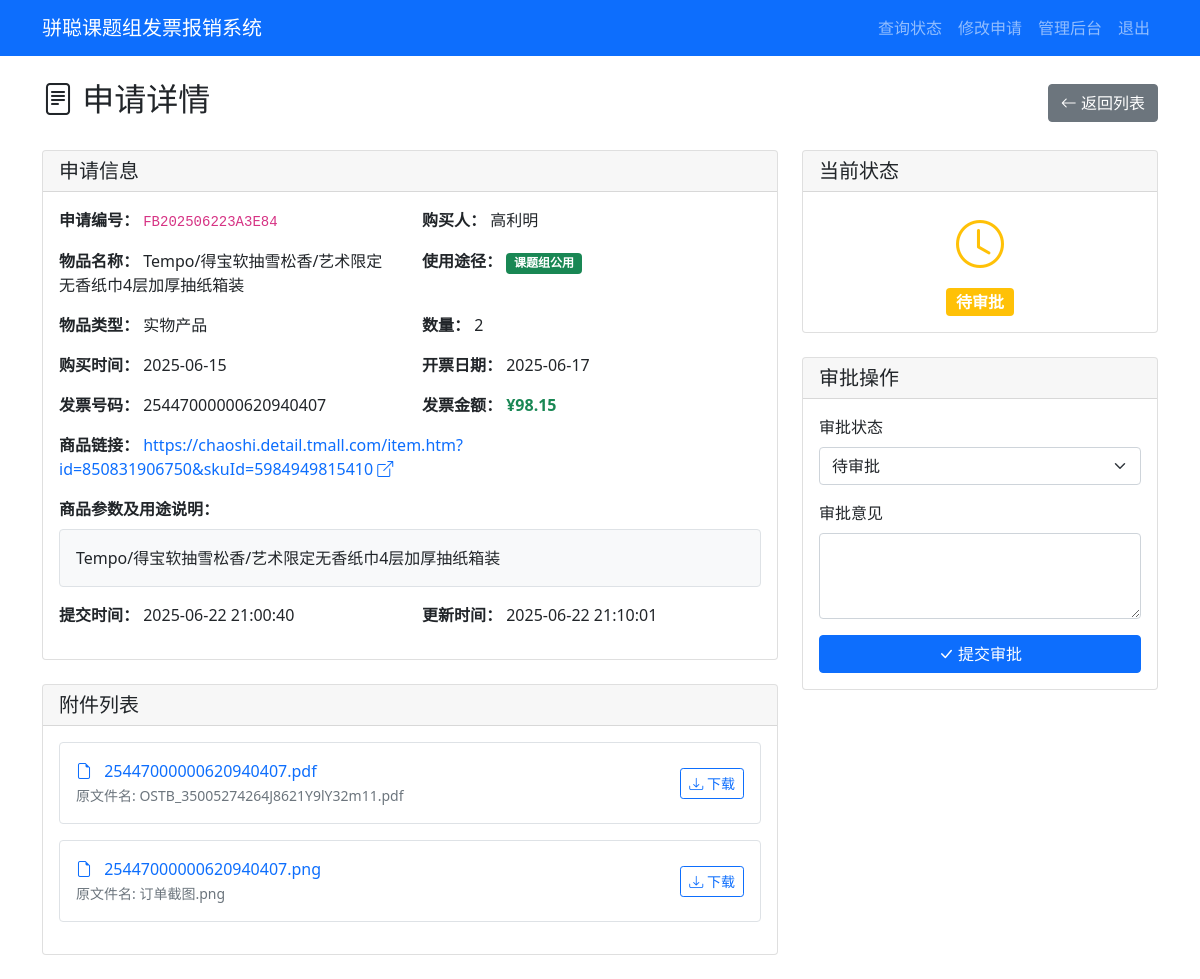
The app's page /admin/application/FB202506223A3E84 (signed in) with its own data.
### tables this page shows
CREATE TABLE applications (
            id INTEGER PRIMARY KEY AUTOINCREMENT,
            app_number TEXT UNIQUE NOT NULL,
            purchaser TEXT NOT NULL,
            purchase_details TEXT,
            item_name TEXT NOT NULL,
            product_link TEXT,
            usage_type TEXT NOT NULL,
            item_type TEXT NOT NULL,
            quantity INTEGER NOT NULL,
            purchase_time DATE NOT NULL,
            invoice_number TEXT NOT NULL,
            invoice_amount REAL NOT NULL,
            invoice_date DATE NOT NULL,
            status TEXT DEFAULT '待审批',
            approval_comment TEXT,
            created_at TIMESTAMP DEFAULT CURRENT_TIMESTAMP,
            updated_at TIMESTAMP DEFAULT CURRENT_TIMESTAMP
        );

CREATE TABLE attachments (
            id INTEGER PRIMARY KEY AUTOINCREMENT,
            app_number TEXT NOT NULL,
            original_filename TEXT NOT NULL,
            stored_filename TEXT NOT NULL,
            file_path TEXT NOT NULL,
            FOREIGN KEY (app_number) REFERENCES applications (app_number)
        );

### app.py (the view)
        def wrapper(*args, **kwargs):
            user = session.get('admin_username', 'anonymous')
            details = f"操作: {operation_type}, 用户: {user}, URL: {request.url}"
            if kwargs.get('app_number'):
                details += f", 申请编号: {kwargs['app_number']}"
            elif kwargs.get('filename'):
                details += f", 文件名: {kwargs['filename']}"
            if request.method == 'POST':
                form_data = {k: '***' if k == 'password' else v for k, v in request.form.items()}
                details += f", 表单数据: {form_data}"
            if request.args:
                details += f", 查询参数: {dict(request.args)}"
            try:
                result = f(*args, **kwargs)
                app.logger.info(f"{details}, 结果: 成功")
                return result
            except Exception as e:
                app.logger.error(f"{details}, 结果: 失败, 错误: {str(e)}", exc_info=True)
                raise

### app.py (called while the page is built)
@app.route('/admin/application/<app_number>')
@log_operation('查看申请详情')
def admin_application_detail(app_number):
    if not session.get('admin_logged_in'):
        flash('请先登录')
        return redirect(url_for('admin_login'))
    with sqlite3.connect('reimbursement.db') as conn:
        c = conn.cursor()
        c.execute('SELECT * FROM applications WHERE app_number = ?', (app_number,))
        application = c.fetchone()
        c.execute('SELECT * FROM attachments WHERE app_number = ?', (app_number,))
        attachments = c.fetchall()
    if not application:
        flash('申请不存在')
        return redirect(url_for('admin_dashboard'))
    return render_template('admin_detail.html', application=application, attachments=attachments)

### templates/admin_detail.html (shortened to what this page needs)
{% extends "base.html" %}
{% block content %}
<div class="d-flex justify-content-between align-items-center mb-4">
    <h2><i class="bi bi-file-text"></i> 申请详情</h2>
    <a href="{{ url_for('admin_dashboard') }}" class="btn btn-secondary">
        <i class="bi bi-arrow-left"></i> 返回列表
    </a>
</div>
<div class="row">
    <div class="col-md-8">
        <div class="card mb-4">
            <div class="card-header">
                <h5 class="mb-0">申请信息</h5>
            </div>
            <div class="card-body">
                <div class="row">
                    <div class="col-md-6 mb-3">
                        <strong>申请编号：</strong>
                        <code>{{ application[1] }}</code>
                    </div>
                    <div class="col-md-6 mb-3">
                        <strong>购买人：</strong>
                        {{ application[2] }}
                    </div>
                    <div class="col-md-6 mb-3">
                        <strong>物品名称：</strong>
                        {{ application[4] }}
                    </div>
                    <div class="col-md-6 mb-3">
                        <strong>使用途径：</strong>
                        <span class="badge bg-{% if application[6] == '个人使用' %}info{% else %}success{% endif %}">
                            {{ application[6] }}
                        </span>
                    </div>
                    <div class="col-md-6 mb-3">
                        <strong>物品类型：</strong>
                        {{ application[7] }}
                    </div>
                    <div class="col-md-6 mb-3">
                        <strong>数量：</strong>
                        {{ application[8] }}
                    </div>
                    <div class="col-md-6 mb-3">
                        <strong>购买时间：</strong>
                        {{ application[9] }}
                    </div>
                    <div class="col-md-6 mb-3">
                        <strong>开票日期：</strong>
                        {{ application[12] }}
                    </div>
                    <div class="col-md-6 mb-3">
                        <strong>发票号码：</strong>
                        {{ application[10] }}
                    </div>
                    <div class="col-md-6 mb-3">
                        <strong>发票金额：</strong>
                        <span class="text-success fw-bold">¥{{ "%.2f"|format(application[11]) }}</span>
                    </div>
                    <div class="col-12 mb-3">
                        <strong>商品链接：</strong>
                        {% if application[5] %}
                        <a href="{{ application[5] }}" target="_blank" class="text-decoration-none">
                            {{ application[5] }} <i class="bi bi-box-arrow-up-right"></i>
                        </a>
                        {% else %}
                        <span class="text-muted">未提供</span>
                        {% endif %}
                    </div>
                    <div class="col-12 mb-3">
                        <strong>商品参数及用途说明：</strong>
                        <div class="mt-2">
                            {% if application[3] %}
                            <div class="border rounded p-3 bg-light">
                                {{ application[3]|replace('\n', '<br>')|safe }}
                            </div>
                            {% else %}
                            <span class="text-muted">未填写</span>
                            {% endif %}
                        </div>
                    </div>
                    <div class="col-md-6 mb-3">
                        <strong>提交时间：</strong>
                        {{ application[15] }}
                    </div>
                    <div class="col-md-6 mb-3">
                        <strong>更新时间：</strong>
                        {{ application[16] }}
                    </div>
                </div>
            </div>
        </div>
        {% if attachments %}
        <div class="card mb-4">
            <div class="card-header">
                <h5 class="mb-0">附件列表</h5>
            </div>
            <div class="card-body">
                {% for attachment in attachments %}
                <div class="d-flex justify-content-between align-items-center mb-3 p-3 border rounded">
                    <div>
                        <i class="bi bi-file-earmark text-primary me-2"></i>
                        <a href="{{ url_for('download_file', filename=attachment[3]) }}" target="_blank"
                            class="text-decoration-none">
                            {{ attachment[3] }}
                        </a>
                        <br>
                        <small class="text-muted">原文件名: {{ attachment[2] }}</small>
                    </div>
                    <a href="{{ url_for('download_file', filename=attachment[3]) }}"
                        class="btn btn-sm btn-outline-primary">
                        <i class="bi bi-download"></i> 下载
                    </a>
                </div>
                {% endfor %}
            </div>
        </div>
        {% endif %}
    </div>
    <div class="col-md-4">
        <div class="card mb-4">
            <div class="card-header">
                <h5 class="mb-0">当前状态</h5>
            </div>
            <div class="card-body text-center">
                {% if application[13] == '待审批' %}
                <i class="bi bi-clock text-warning" style="font-size: 3rem;"></i>
                <div class="mt-2">
                    <span class="badge bg-warning fs-6">{{ application[13] }}</span>
                </div>
                {% elif application[13] == '报销中' %}
                <i class="bi bi-hourglass-split text-primary" style="font-size: 3rem;"></i>
                <div class="mt-2">
                    <span class="badge bg-primary fs-6">{{ application[13] }}</span>
                </div>
                {% elif application[13] == '已报销' %}
                <i class="bi bi-check-circle text-success" style="font-size: 3rem;"></i>
                <div class="mt-2">
                    <span class="badge bg-success fs-6">{{ application[13] }}</span>
                </div>
                {% elif application[13] == '驳回' %}
                <i class="bi bi-x-circle text-danger" style="font-size: 3rem;"></i>
                <div class="mt-2">
                    <span class="badge bg-danger fs-6">{{ application[13] }}</span>
                </div>
                {% endif %}
            </div>
        </div>
        <div class="card">
            <div class="card-header">
                <h5 class="mb-0">审批操作</h5>
            </div>
            <div class="card-body">
                <form action="{{ url_for('approve_application', app_number=application[1]) }}" method="post">
                    <div class="mb-3">
                        <label for="status" class="form-label">审批状态</label>
                        <select class="form-select" id="status" name="status" required>
                            <option value="待审批" {% if application[13]=='待审批' %}selected{% endif %}>待审批</option>
                        </select>
                    </div>
                    <div class="mb-3">
                        <label for="comment" class="form-label">审批意见</label>
                        <textarea class="form-control" id="comment" name="comment"
                            rows="3">{{ application[14] or '' }}</textarea>
                    </div>
                    <div class="d-grid">
                        <button type="submit" class="btn btn-primary">
                            <i class="bi bi-check-lg"></i> 提交审批
                        </button>
                    </div>
                </form>
            </div>
        </div>
    </div>
</div>
{% endblock %}

### records on screen
applications: app_number "FB202506223A3E84", purchaser "高利明", item_name "Tempo/得宝软抽雪松香/艺术限定无香纸巾4层加厚抽纸箱装", usage_type "课题组公用", item_type "实物产品", quantity "2", purchase_time "2025-06-15", invoice_date "2025-06-17", invoice_number "25447000000620940407", invoice_amount "98.15", product_link "https://chaoshi.detail.tmall.com/item.htm?id=850831906750&skuId=5984949815410", purchase_details "Tempo/得宝软抽雪松香/艺术限定无香纸巾4层加厚抽纸箱装", created_at "2025-06-22 21:00:40", updated_at "2025-06-22 21:10:01", status "待审批"
attachments: stored_filename "25447000000620940407.pdf", original_filename "OSTB_35005274264J8621Y9lY32m11.pdf"
attachments: stored_filename "25447000000620940407.png", original_filename "订单截图.png"
